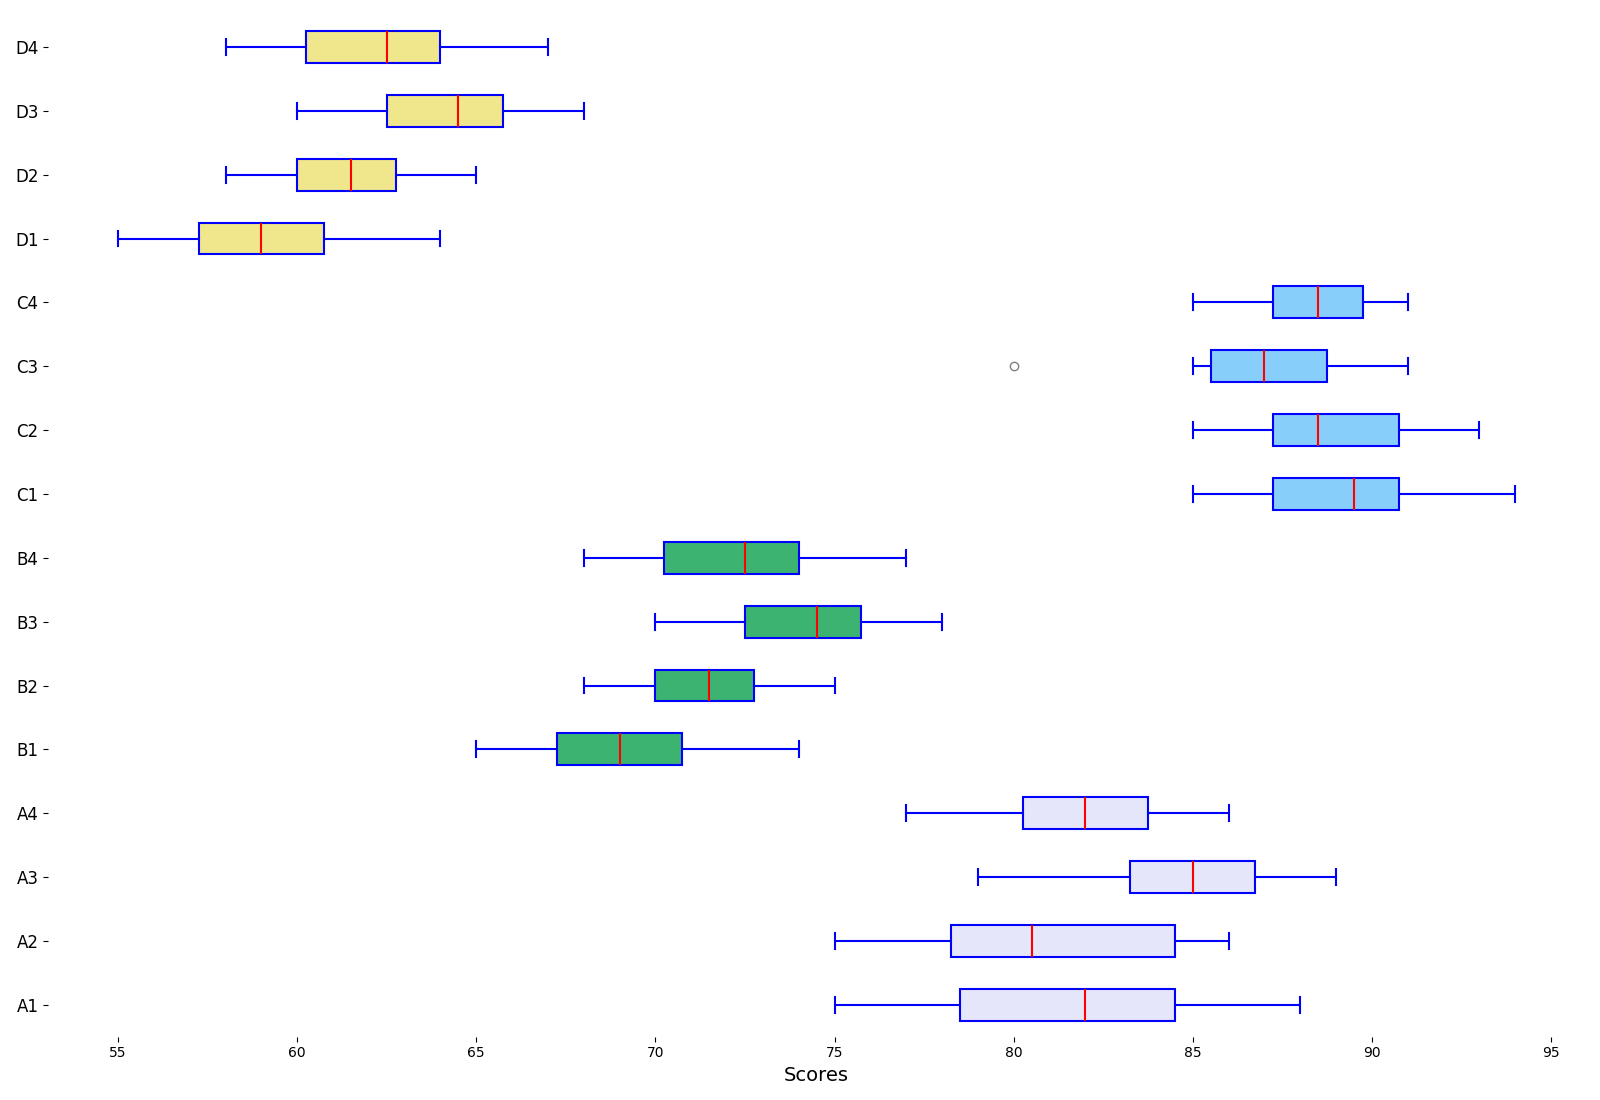

Recreate this plot in Python.
import matplotlib.pyplot as plt

class_a = [
    [78, 82, 85, 83, 80, 75, 77, 85, 88, 82],
    [83, 85, 75, 79, 77, 81, 80, 85, 86, 78],
    [88, 85, 83, 87, 80, 79, 85, 89, 86, 84],
    [82, 83, 79, 77, 81, 85, 82, 80, 86, 84]
]

class_b = [
    [65, 70, 68, 72, 69, 67, 66, 71, 74, 69],
    [70, 75, 72, 74, 70, 68, 73, 72, 71, 70],
    [72, 74, 70, 78, 75, 72, 74, 77, 75, 76],
    [68, 72, 74, 73, 70, 68, 71, 75, 77, 74]
]

class_c = [
    [90, 92, 85, 88, 89, 85, 91, 87, 94, 90],
    [88, 87, 85, 89, 92, 91, 90, 93, 87, 88],
    [87, 85, 80, 85, 87, 90, 89, 91, 88, 87],
    [89, 91, 88, 85, 87, 86, 90, 88, 91, 89]
]

class_d = [
    [55, 60, 58, 62, 59, 57, 56, 61, 64, 59],
    [60, 65, 62, 64, 60, 58, 63, 62, 61, 60],
    [62, 64, 60, 68, 65, 62, 64, 67, 65, 66],
    [58, 62, 64, 63, 60, 58, 61, 65, 67, 64]
]

data = class_a + class_b + class_c + class_d
group_labels = ['A1', 'A2', 'A3', 'A4', 'B1', 'B2', 'B3', 'B4',
                'C1', 'C2', 'C3', 'C4', 'D1', 'D2', 'D3', 'D4']

fig, ax = plt.subplots(figsize=(16, 11))

bplots = ax.boxplot(data, vert=False, patch_artist=True, notch=False,
                    boxprops=dict(facecolor='lightyellow', color='blue', linewidth=1.5),
                    whiskerprops=dict(color='blue', linewidth=1.5),
                    capprops=dict(color='blue', linewidth=1.5),
                    medianprops=dict(color='red', linewidth=1.5),
                    flierprops=dict(marker='o', color='red', alpha=0.5))

new_colors = ['lavender', 'mediumseagreen', 'lightskyblue', 'khaki']
for i in range(0, 16, 4):
    for patch in bplots['boxes'][i:i+4]:
        patch.set_facecolor(new_colors[i // 4])

ax.set_xlabel('Scores', fontsize=14)
ax.set_yticklabels(group_labels, fontsize=12)

ax.spines['top'].set_linewidth(0)
ax.spines['right'].set_linewidth(0)
ax.spines['left'].set_linewidth(0)
ax.spines['bottom'].set_linewidth(0)

plt.tight_layout()
plt.show()
